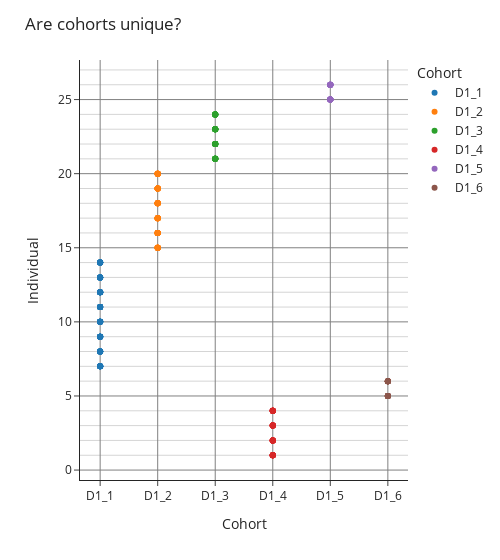

Notebook source saved alongside this figure:
### Code cell
fig = px.scatter(
    data_frame=df[cat_cols].sort_values(by='Cohort'),
    x = 'Cohort',
    y = 'Individual',
    color='Cohort',
    template='simple_white',
    
)
fig.update_layout(
    width = 500,
    title = 'Are cohorts unique?'
)

fig.update_xaxes(showgrid=True, gridcolor='grey')
fig.update_yaxes(showgrid=True, gridcolor='grey',minor=dict(tickcolor="white", showgrid=True))
fig.show()

### Figure 1 — Plotly figure (JSON) as saved in the notebook; plotly's stock layout.template omitted (floating-point values rounded to 4 significant figures)
{"data": [{"hovertemplate": "Cohort=%{x}<br>Individual=%{y}<extra></extra>", "legendgroup": "D1_1", "marker": {"color": "#1F77B4", "symbol": "circle"}, "mode": "markers", "name": "D1_1", "orientation": "v", "showlegend": true, "type": "scatter", "x": ["D1_1", "D1_1", "D1_1", "D1_1", "D1_1", "D1_1", "D1_1", "D1_1", "D1_1", "D1_1", "D1_1", "D1_1", "D1_1", "D1_1", "D1_1", "D1_1", "D1_1", "D1_1", "D1_1", "D1_1", "D1_1", "D1_1", "D1_1", "D1_1", "D1_1", "D1_1", "D1_1", "D1_1", "D1_1", "D1_1", "D1_1", "D1_1", "D1_1", "D1_1", "D1_1", "D1_1", "D1_1", "D1_1", "D1_1", "D1_1", "D1_1", "D1_1", "D1_1", "D1_1", "D1_1", "D1_1", "D1_1", "D1_1", "D1_1", "D1_1", "D1_1", "D1_1", "D1_1", "D1_1", "D1_1", "D1_1", "D1_1", "D1_1", "D1_1", "D1_1", "D1_1", "D1_1", "D1_1", "D1_1", "D1_1", "D1_1", "D1_1", "D1_1", "D1_1", "D1_1", "D1_1", "D1_1", "D1_1", "D1_1", "D1_1", "D1_1", "D1_1", "D1_1", "D1_1", "D1_1", "D1_1", "D1_1", "D1_1", "D1_1", "D1_1", "D1_1", "D1_1", "D1_1", "D1_1", "D1_1", "D1_1", "D1_1", "D1_1", "D1_1", "D1_1", "D1_1"], "xaxis": "x", "y": [13, 10, 10, 10, 10, 10, 10, 10, 10, 10, 10, 10, 10, 11, 11, 11, 11, 11, 9, 11, 9, 9, 8, 8, 8, 8, 8, 8, 8, 8, 8, 8, 9, 9, 9, 9, 9, 9, 9, 9, 8, 11, 11, 13, 13, 13, 13, 13, 14, 14, 14, 14, 14, 14, 14, 14, 14, 14, 14, 14, 13, 11, 13, 13, 11, 11, 11, 12, 12, 12, 12, 12, 12, 12, 12, 12, 12, 12, 12, 13, 13, 13, 8, 9, 7, 7, 7, 7, 7, 7, 7, 7, 7, 7, 7, 7], "yaxis": "y"}, {"hovertemplate": "Cohort=%{x}<br>Individual=%{y}<extra></extra>", "legendgroup": "D1_2", "marker": {"color": "#FF7F0E", "symbol": "circle"}, "mode": "markers", "name": "D1_2", "orientation": "v", "showlegend": true, "type": "scatter", "x": ["D1_2", "D1_2", "D1_2", "D1_2", "D1_2", "D1_2", "D1_2", "D1_2", "D1_2", "D1_2", "D1_2", "D1_2", "D1_2", "D1_2", "D1_2", "D1_2", "D1_2", "D1_2", "D1_2", "D1_2", "D1_2", "D1_2", "D1_2", "D1_2", "D1_2", "D1_2", "D1_2", "D1_2", "D1_2", "D1_2", "D1_2", "D1_2", "D1_2", "D1_2", "D1_2", "D1_2", "D1_2", "D1_2", "D1_2", "D1_2", "D1_2", "D1_2", "D1_2", "D1_2", "D1_2", "D1_2", "D1_2", "D1_2", "D1_2", "D1_2", "D1_2", "D1_2", "D1_2", "D1_2", "D1_2", "D1_2", "D1_2", "D1_2", "D1_2", "D1_2", "D1_2", "D1_2", "D1_2", "D1_2", "D1_2", "D1_2", "D1_2", "D1_2", "D1_2", "D1_2", "D1_2", "D1_2"], "xaxis": "x", "y": [16, 16, 16, 16, 16, 16, 16, 16, 16, 15, 15, 15, 15, 15, 15, 15, 15, 15, 15, 15, 15, 16, 17, 16, 18, 18, 18, 18, 18, 18, 18, 18, 18, 18, 17, 17, 17, 17, 17, 17, 17, 17, 19, 17, 17, 16, 17, 18, 20, 20, 20, 20, 20, 20, 20, 20, 20, 20, 20, 20, 18, 19, 19, 19, 19, 19, 19, 19, 19, 19, 19, 19], "yaxis": "y"}, {"hovertemplate": "Cohort=%{x}<br>Individual=%{y}<extra></extra>", "legendgroup": "D1_3", "marker": {"color": "#2CA02C", "symbol": "circle"}, "mode": "markers", "name": "D1_3", "orientation": "v", "showlegend": true, "type": "scatter", "x": ["D1_3", "D1_3", "D1_3", "D1_3", "D1_3", "D1_3", "D1_3", "D1_3", "D1_3", "D1_3", "D1_3", "D1_3", "D1_3", "D1_3", "D1_3", "D1_3", "D1_3", "D1_3", "D1_3", "D1_3", "D1_3", "D1_3", "D1_3", "D1_3", "D1_3", "D1_3", "D1_3", "D1_3", "D1_3", "D1_3", "D1_3", "D1_3", "D1_3", "D1_3", "D1_3", "D1_3", "D1_3", "D1_3", "D1_3", "D1_3", "D1_3", "D1_3", "D1_3", "D1_3", "D1_3", "D1_3", "D1_3", "D1_3"], "xaxis": "x", "y": [21, 21, 21, 21, 23, 21, 21, 21, 21, 21, 21, 21, 21, 24, 24, 24, 22, 23, 23, 24, 23, 23, 22, 23, 23, 23, 23, 23, 24, 24, 24, 22, 22, 22, 22, 22, 22, 22, 22, 22, 22, 24, 24, 24, 24, 24, 23, 23], "yaxis": "y"}, {"hovertemplate": "Cohort=%{x}<br>Individual=%{y}<extra></extra>", "legendgroup": "D1_4", "marker": {"color": "#D62728", "symbol": "circle"}, "mode": "markers", "name": "D1_4", "orientation": "v", "showlegend": true, "type": "scatter", "x": ["D1_4", "D1_4", "D1_4", "D1_4", "D1_4", "D1_4", "D1_4", "D1_4", "D1_4", "D1_4", "D1_4", "D1_4", "D1_4", "D1_4", "D1_4", "D1_4", "D1_4", "D1_4", "D1_4", "D1_4", "D1_4", "D1_4", "D1_4", "D1_4", "D1_4", "D1_4", "D1_4", "D1_4", "D1_4", "D1_4", "D1_4", "D1_4", "D1_4", "D1_4", "D1_4", "D1_4", "D1_4", "D1_4", "D1_4", "D1_4", "D1_4", "D1_4", "D1_4", "D1_4", "D1_4", "D1_4", "D1_4", "D1_4"], "xaxis": "x", "y": [1, 3, 3, 3, 3, 3, 3, 3, 3, 3, 3, 3, 3, 1, 2, 2, 2, 2, 2, 1, 1, 1, 1, 1, 1, 4, 1, 2, 2, 2, 2, 2, 2, 2, 1, 4, 4, 4, 1, 4, 4, 4, 1, 4, 4, 4, 4, 4], "yaxis": "y"}, {"hovertemplate": "Cohort=%{x}<br>Individual=%{y}<extra></extra>", "legendgroup": "D1_5", "marker": {"color": "#9467BD", "symbol": "circle"}, "mode": "markers", "name": "D1_5", "orientation": "v", "showlegend": true, "type": "scatter", "x": ["D1_5", "D1_5", "D1_5", "D1_5", "D1_5", "D1_5", "D1_5", "D1_5", "D1_5", "D1_5", "D1_5", "D1_5", "D1_5", "D1_5", "D1_5", "D1_5", "D1_5", "D1_5", "D1_5", "D1_5", "D1_5", "D1_5", "D1_5", "D1_5"], "xaxis": "x", "y": [26, 26, 26, 26, 26, 26, 26, 26, 26, 26, 25, 25, 25, 25, 25, 25, 25, 25, 25, 25, 25, 25, 26, 26], "yaxis": "y"}, {"hovertemplate": "Cohort=%{x}<br>Individual=%{y}<extra></extra>", "legendgroup": "D1_6", "marker": {"color": "#8C564B", "symbol": "circle"}, "mode": "markers", "name": "D1_6", "orientation": "v", "showlegend": true, "type": "scatter", "x": ["D1_6", "D1_6", "D1_6", "D1_6", "D1_6", "D1_6", "D1_6", "D1_6", "D1_6", "D1_6", "D1_6", "D1_6", "D1_6", "D1_6", "D1_6", "D1_6", "D1_6", "D1_6", "D1_6", "D1_6", "D1_6", "D1_6", "D1_6", "D1_6"], "xaxis": "x", "y": [5, 6, 6, 6, 6, 6, 6, 6, 6, 6, 6, 6, 5, 5, 5, 5, 5, 5, 5, 5, 5, 5, 5, 6], "yaxis": "y"}], "layout": {"legend": {"title": {"text": "Cohort"}, "tracegroupgap": 0}, "margin": {"t": 60}, "title": {"text": "Are cohorts unique?"}, "width": 500, "xaxis": {"anchor": "y", "categoryarray": ["D1_1", "D1_2", "D1_3", "D1_4", "D1_5", "D1_6"], "categoryorder": "array", "domain": [0, 1], "gridcolor": "grey", "showgrid": true, "title": {"text": "Cohort"}}, "yaxis": {"anchor": "x", "domain": [0, 1], "gridcolor": "grey", "minor": {"showgrid": true, "tickcolor": "white"}, "showgrid": true, "title": {"text": "Individual"}}}}
